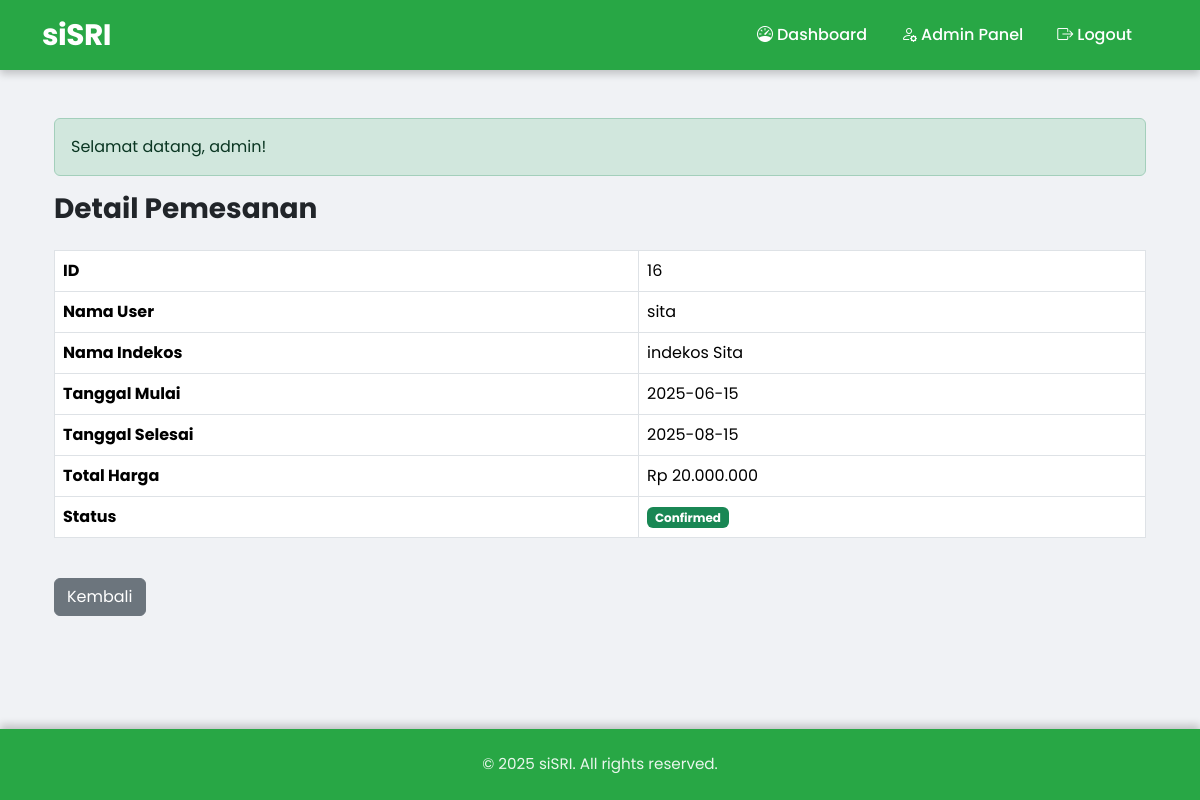
The app's page /views/rooms/view_booking.php?id=16 (signed in) with its own data.
### tables this page shows
CREATE TABLE `bookings` (
  `id` int NOT NULL,
  `user_id` int NOT NULL,
  `room_id` int NOT NULL,
  `start_date` date NOT NULL,
  `end_date` date NOT NULL,
  `total_price` decimal(10,2) NOT NULL,
  `status` enum('pending','confirmed','rejected') NOT NULL,
  `created_at` timestamp NULL DEFAULT CURRENT_TIMESTAMP
);

CREATE TABLE `users` (
  `id` int NOT NULL,
  `username` varchar(50) NOT NULL,
  `email` varchar(100) NOT NULL,
  `password_hash` varchar(255) NOT NULL,
  `role` enum('user','admin') DEFAULT 'user',
  `created_at` timestamp NULL DEFAULT CURRENT_TIMESTAMP
);

CREATE TABLE `indekos` (
  `id` int NOT NULL,
  `nama` varchar(255) NOT NULL,
  `harga` decimal(10,2) NOT NULL,
  `lokasi` varchar(255) NOT NULL,
  `deskripsi` text,
  `gambar` varchar(255) DEFAULT NULL,
  `created_at` timestamp NULL DEFAULT CURRENT_TIMESTAMP,
  `updated_at` timestamp NULL DEFAULT CURRENT_TIMESTAMP ON UPDATE CURRENT_TIMESTAMP
);

### config/session.php (called while the page is built, shortened)
<?php
function getFlashMessage() {
    if (isset($_SESSION['flash_message'])) {
        $message = [
            'message' => $_SESSION['flash_message'],
            'type' => $_SESSION['flash_type'] ?? 'info'
        ];
        return $message;
    }
    return null;
}
?>

### views/rooms/view_booking.php (the view, shortened to what this page needs)
<?php
require_once __DIR__ . '/../../config/session.php';
require_once __DIR__ . '/../../config/db.php';
$bookingId = $_GET['id'] ?? null;
$query = "SELECT b.*, u.username, r.nama AS room_name FROM bookings b
          JOIN users u ON b.user_id = u.id
          JOIN indekos r ON b.room_id = r.id
          WHERE b.id = :id";
$stmt = $pdo->prepare($query);
$stmt->execute([':id' => $bookingId]);
$booking = $stmt->fetch();
require_once __DIR__ . '/../../includes/header.php';
$message = getFlashMessage();
?>
<div class="container py-4">
    <?php if ($message): ?>
        <div class="alert alert-<?= $message['type'] ?>"><?= htmlspecialchars($message['message']) ?></div>
    <?php endif; ?>
    <h3 class="fw-bold mb-4">Detail Pemesanan</h3>
    <table class="table table-bordered mb-4">
        <tr><th>ID</th><td><?= htmlspecialchars($booking['id']) ?></td></tr>
        <tr><th>Nama User</th><td><?= htmlspecialchars($booking['username']) ?></td></tr>
        <tr><th>Nama Indekos</th><td><?= htmlspecialchars($booking['room_name']) ?></td></tr>
        <tr><th>Tanggal Mulai</th><td><?= htmlspecialchars($booking['start_date']) ?></td></tr>
        <tr><th>Tanggal Selesai</th><td><?= htmlspecialchars($booking['end_date']) ?></td></tr>
        <tr><th>Total Harga</th><td>Rp <?= number_format($booking['total_price'], 0, ',', '.') ?></td></tr>
        <tr><th>Status</th><td>
            <?php
                $status = $booking['status'];
                $badge = 'secondary';
                if ($status == 'pending') $badge = 'warning';
                elseif ($status == 'confirmed') $badge = 'success';
                elseif ($status == 'rejected') $badge = 'danger';
            ?>
            <span class="badge bg-<?= $badge ?>"><?= ucfirst($status) ?></span>
        </td></tr>
    </table>
    <a href="/sisri/views/admin_dashboard.php" class="btn btn-secondary mt-3">Kembali</a>
</div>
<?php require_once __DIR__ . '/../../includes/footer.php'; ?>

### includes/header.php (style rules this page uses)
body { font-family: 'Poppins', sans-serif; background-color: #f0f2f5; padding-top: 70px; }

### includes/footer.php (style rules this page uses)
html, body { height: 100%; margin: 0; display: flex; flex-direction: column; }
.container { flex: 1; }

### records on screen
bookings: id "16", user.username "sita", room.nama "indekos Sita", start_date "2025-06-15", end_date "2025-08-15", total_price "20.000.000", status "Confirmed"

### other values on screen
$message['message'] "Selamat datang, admin!"
